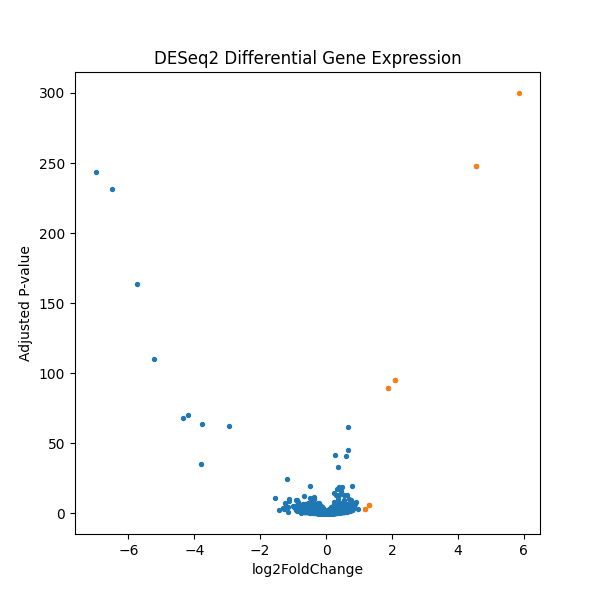

The script that drew this image:
#!/usr/bin/env python

import numpy as np
import pandas as pd
import statsmodels.api as sm
import statsmodels.formula.api as smf
from statsmodels.stats import multitest
from pydeseq2 import preprocessing
from pydeseq2.dds import DeseqDataSet
from pydeseq2.ds import DeseqStats
import matplotlib.pyplot as plt


# read in data
counts_df = pd.read_csv("gtex_whole_blood_counts_formatted.txt", index_col = 0)

# read in metadata
metadata = pd.read_csv("gtex_metadata.txt", index_col = 0)

counts_df_normed = preprocessing.deseq2_norm(counts_df)[0]
counts_df_normed = np.log2(counts_df_normed + 1)
full_design_df = pd.concat([counts_df_normed, metadata], axis=1)

genes = list(full_design_df)
print(genes)

results_list = []
test_data = []
for i in range(len(genes) - 3):
	model = smf.ols(formula = f'Q("{genes[i]}") ~ SEX', data=full_design_df)
	results = model.fit()
	results_list.append([results, genes[i]])
for i in results_list:
	slope = i[0].params[1]
	pval = i[0].pvalues[1]
	test_data.append([i[1], slope, pval])


fp = open("week9.txt", "w")
fp.write("gene,slope,pval\n")
for i in test_data:
	fp.write(f'{i[0]},{i[1]},{i[2]}\n')
fp.close()

data = pd.read_csv("week9.txt", index_col = 0)
FDR_pvals = multitest.fdrcorrection(data['pval'], alpha = 0.1)

genes = data.index.tolist()
gene_names = []
for i,j in enumerate(FDR_pvals[0]):
	if j == True:
		gene = genes[i]
		gene_names.append(gene)

fp2 = open("genenames.txt", "w")
for i in gene_names:
	fp2.write(i)
	fp2.write("\n")
fp2.close()

# EXERCISE 2----------------------------------------------------------------------------------------------------------------------

dds = DeseqDataSet(
    counts=counts_df,
    metadata=metadata,
    design_factors="SEX",
    n_cpus=4,
)

dds.deseq2()
stat_res = DeseqStats(dds)
stat_res.summary()
results = stat_res.results_df

fp = open("ddsresults.txt", "w")
results.to_csv("ddsresults.txt")
fp.close()


# # compute Jaccard index = ((number of genes that were significant in steps 1 and 2) / (number of genes that were significant in steps 1 or 2)) * 100%
results = pd.read_csv("ddsresults.txt", index_col = 0)
ddsgenenames= []
NaN = np.nan
ddsgenes = results.index.tolist()
for i,j in enumerate(results["padj"]):
	if j != NaN:
		if j < 0.1:
			gene = ddsgenes[i]
			ddsgenenames.append(gene)

gene_name_fp = open("genenames.txt")
gene_names = []
for i in gene_name_fp:
	i = i.rstrip("\n")
	gene_names.append(i)

sig_and = []
sig_or = []
for i in gene_names:
	if i in ddsgenenames:
		sig_and.append(i)
	else:
		sig_or.append(i)

for i in ddsgenenames:
	if i not in gene_names:
		sig_or.append(i)
JI = ((len(sig_and)/((len(sig_or) + len(sig_and))) * 100))
print(JI)

# # EXERCISE 3----------------------------------------------------------------------------------------------------------------------------
y = -np.log10(results["padj"])
x = results["log2FoldChange"]

sigp = []
x1 = []
for i, j in enumerate(results["padj"]):
	if j < 0.1 and results["log2FoldChange"][i] > 1:
		sigp.append(j + 1e-300)
		x1.append(results["log2FoldChange"][i])
y1 = -np.log10(sigp)

fig, ax = plt.subplots(figsize = (6,6))
ax.scatter(x, y, s = 8)
ax.scatter(x1, y1, s = 8)
ax.set_title("DESeq2 Differential Gene Expression")
ax.set_xlabel("log2FoldChange")
ax.set_ylabel("Adjusted P-value")
plt.show()
